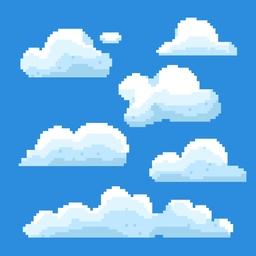
#> input picture 3 - Tri/30-10/TesteML.jpg, 256 x 256 px, shrunk from 2000 x 2000 before the run
$ python trabalho.py
#> lines starting #> are read from the running program, lines starting #| are printed output that depends on the picture
import matplotlib.pyplot as plt
import numpy as np
import cv2
from sklearn.cluster import KMeans


def load_and_preprocess_image(image_path):
    """
    Carrega imagem de arquivo
    """
    import os

    # Normaliza o caminho para o sistema operacional
    image_path = os.path.normpath(image_path)

    print(f"Tentando carregar: {image_path}")
    print(f"Arquivo existe? {os.path.exists(image_path)}")

    # Lê a imagem diretamente com cv2.imread
    im = cv2.imread(image_path)

    if im is None:
        raise ValueError(f"Não foi possível carregar a imagem: {image_path}")

    # Converte BGR para RGB
    im = cv2.cvtColor(im, cv2.COLOR_BGR2RGB)

    original_shape = im.shape
    print(f"Imagem carregada com sucesso!")
    print(f"Dimensões da imagem: {original_shape}")

    return im, original_shape


def analyze_hsv_colors(image):
    """
    Transforma imagem para HSV e analisa cores únicas
    """
    print("\n=== ANÁLISE DE CORES (HSV) ===")

    # Converte RGB para HSV
    image_hsv = cv2.cvtColor(image, cv2.COLOR_RGB2HSV)

    # Extrai o canal H (Hue - matiz/cor)
    hue_channel = image_hsv[:, :, 0]

    # Encontra cores únicas
    unique_hues = np.unique(hue_channel)

    print(f"Total de cores únicas (Hue): {len(unique_hues)}")
    print(f"Range de Hue: {unique_hues.min()} - {unique_hues.max()}")

    return image_hsv, unique_hues


def flatten_image(image):
    all_pixels = image.reshape((-1, 3))
    print(f"Total de pixels: {all_pixels.shape[0]}")

    return all_pixels


def find_optimal_k(pixels, k_range=range(2, 11)):
    """
    Encontra o melhor K usando o método do cotovelo (elbow method)
    """
    print("\n=== ENCONTRANDO MELHOR K (Elbow Method) ===")

    inertias = []
    k_values = list(k_range)

    for k in k_values:
        print(f"Testando K={k}...")
        km = KMeans(n_clusters=k, random_state=42, n_init=10)
        km.fit(pixels)
        inertias.append(km.inertia_)

    # Plota o gráfico do erro (inércia)
    plt.figure(figsize=(10, 6))
    plt.plot(k_values, inertias, 'bo-', linewidth=2, markersize=8)
    plt.xlabel('Número de Clusters (K)', fontsize=12)
    plt.ylabel('Inércia (Erro)', fontsize=12)
    plt.title('Método do Cotovelo - Encontrando o Melhor K', fontsize=14)
    plt.grid(True, alpha=0.3)
    plt.xticks(k_values)

    # Adiciona valores de inércia nos pontos
    for k, inertia in zip(k_values, inertias):
        plt.annotate(f'{inertia:.0f}',
                     xy=(k, inertia),
                     xytext=(0, 10),
                     textcoords='offset points',
                     ha='center',
                     fontsize=9)

    plt.tight_layout()
    plt.show()

    print("\nValores de inércia por K:")
    for k, inertia in zip(k_values, inertias):
        print(f"  K={k}: {inertia:.2f}")

    return k_values, inertias


def apply_kmeans(pixels, n_clusters=4):
    print(f"\nAplicando K-Means com {n_clusters} clusters...")

    km = KMeans(n_clusters=n_clusters, random_state=42)
    km.fit(pixels)

    centers = np.array(km.cluster_centers_, dtype='uint8')

    print("Cores dominantes encontradas (RGB):")
    print(centers)

    return km, centers


def plot_dominant_colors(centers):
    n_colors = len(centers)
    plt.figure(figsize=(8, 2))

    for i, color in enumerate(centers):
        plt.subplot(1, n_colors, i + 1)
        plt.axis("off")

        color_swatch = np.zeros((100, 100, 3), dtype='uint8')
        color_swatch[:, :, :] = color
        plt.imshow(color_swatch)
        plt.title(f"Cor {i+1}")

    plt.suptitle("Cores Dominantes", fontsize=14, y=1.05)
    plt.tight_layout()
    plt.show()


def segment_image(km, centers, original_shape):
    print("\nSegmentando a imagem...")

    n_pixels = original_shape[0] * original_shape[1]
    new_img = np.zeros((n_pixels, 3), dtype='uint8')

    for ix in range(n_pixels):
        new_img[ix] = centers[km.labels_[ix]]

    new_img = new_img.reshape(original_shape)

    return new_img


def plot_comparison(original_image, segmented_image, k_value):
    plt.figure(figsize=(12, 6))

    plt.subplot(1, 2, 1)
    plt.imshow(original_image)
    plt.title("Imagem Original")
    plt.axis("off")

    plt.subplot(1, 2, 2)
    plt.imshow(segmented_image)
    plt.title(f"Imagem Segmentada (K={k_value})")
    plt.axis("off")

    plt.tight_layout()
    plt.show()


def main():
    """
    Função principal seguindo os requisitos da proposta
    """
    import os

    # ====== CONFIGURAÇÕES ======
    # Usa o diretório do script para construir o caminho absoluto
    script_dir = os.path.dirname(os.path.abspath(__file__))
    IMAGE_PATH = os.path.join(script_dir, "TesteML.jpg")

    K_RANGE = range(2, 11)  # Range de K para testar

    print("=" * 60)
    print("TRABALHO: SEGMENTAÇÃO DE IMAGENS COM K-MEANS")
    print("=" * 60)

    # ====== ETAPA 1: CARREGAR IMAGEM ======
    print("\n[ETAPA 1] Carregando imagem...")
    image, original_shape = load_and_preprocess_image(IMAGE_PATH)
#> in load_and_preprocess_image, im is the input picture: shape (256, 256, 3); mean B, G, R 231.7, 175, 103.1
#| Dimensões da imagem: (256, 256, 3)
#> original_shape = (256, 256, 3)

    # ====== ETAPA 2: ANÁLISE HSV E CORES ÚNICAS ======
    print("\n[ETAPA 2] Analisando esquema de cores...")
    image_hsv, unique_hues = analyze_hsv_colors(image)
#> in analyze_hsv_colors, `image_hsv = cv2.cvtColor(image, cv2.COLOR_RGB2HSV)`: image_hsv: shape (256, 256, 3); mean H, S, V 100.2, 146.4, 231.8
#> in analyze_hsv_colors, `hue_channel = image_hsv[:, :, 0]`:
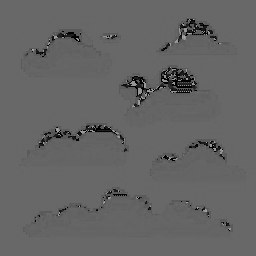
#> hue_channel: shape (256, 256); min 0, max 173, mean 100.2
#> in analyze_hsv_colors, `unique_hues = np.unique(hue_channel)`: unique_hues = 71 values from 0 to 173
#| Total de cores únicas (Hue): 71
#| Range de Hue: 0 - 173
#> unique_hues = 71 values from 0 to 173

    # Mostra a imagem original com informação de cores únicas
    plt.figure(figsize=(8, 6))
    plt.imshow(image)
    plt.title(f"Imagem Original - {len(unique_hues)} valores H únicos")
    plt.axis("off")
    plt.tight_layout()
    plt.show()

    # ====== ETAPA 3: ENCONTRAR MELHOR K ======
    print("\n[ETAPA 3] Simplificando imagem com K-Means...")

    # Achatar imagem para aplicar K-Means
    pixels = flatten_image(image)
#| Total de pixels: 65536

    # Encontra o melhor K usando elbow method
    k_values, inertias = find_optimal_k(pixels, k_range=K_RANGE)
#> after the loop in find_optimal_k, `for k in k_values:`: inertias = [36624547.1, 13487226.9, 8048781.1, 5753561.7, 3245350.6, 2337408.8, 1998730.9, 1824652.7, 1695206.9]
#> the loop in find_optimal_k, `for k, inertia in zip(k_values, inertias):` made 9 passes
#> inertia on passes 1 to 9: 36624547.1, 13487226.9, 8048781.1, 5753561.7, 3245350.6, 2337408.8, 1998730.9, 1824652.7, 1695206.9
#> in find_optimal_k, `plt.show()`:
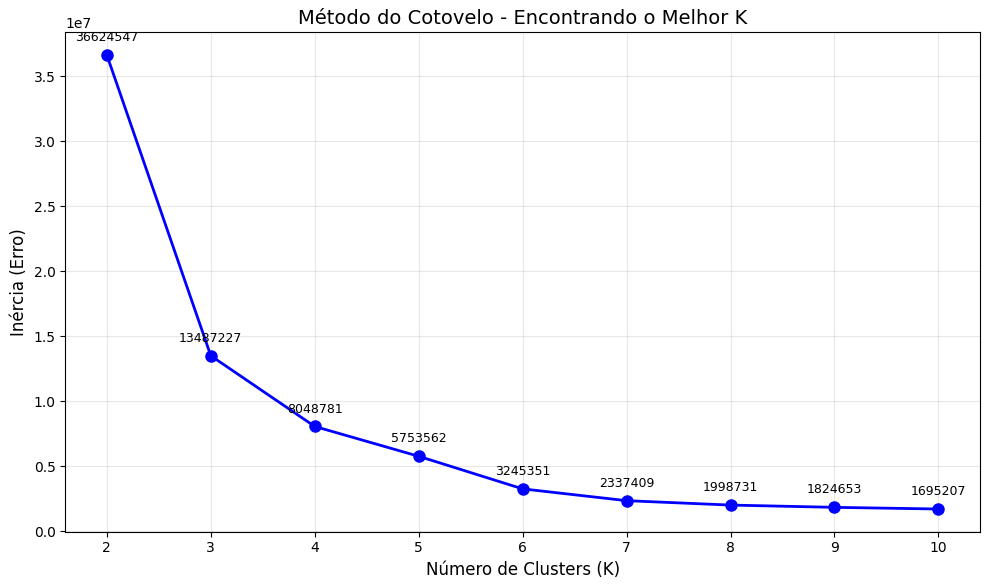
#> figure drawn by matplotlib, 1 panel
#> k_values = [2, 3, 4, 5, 6, 7, 8, 9, 10]

    # Solicita ao usuário o melhor K (baseado no gráfico)
    print("\n" + "=" * 60)
    print("Analisando o gráfico acima, escolha o melhor valor de K")
    print("(procure pelo 'cotovelo' na curva)")
    best_k = int(input("Digite o melhor K: "))
#> the answer given: 3

    # ====== ETAPA 4: GERAR IMAGEM FINAL COM MELHOR K ======
    print(f"\n[ETAPA 4] Gerando imagem final com K={best_k}...")

    # Aplica K-Means com o melhor K
    km, centers = apply_kmeans(pixels, n_clusters=best_k)
#> centers = [[45, 141, 221], [178, 223, 248], [236, 249, 253]]

    # Plota cores dominantes
    plot_dominant_colors(centers)
#> in plot_dominant_colors, `n_colors = len(centers)`: n_colors = 3
#> the loop in plot_dominant_colors, `for i, color in enumerate(centers):` made 3 passes
#> after the loop in plot_dominant_colors, `for i, color in enumerate(centers):`:
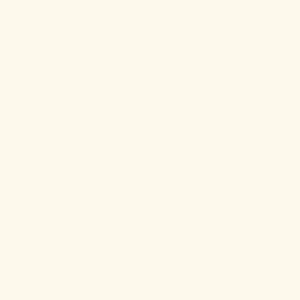
#> color_swatch: shape (100, 100, 3) (shown 3 times larger); mean of channels 0, 1, 2 236, 249, 253; drawn as B, G, R
#> in plot_dominant_colors, `plt.show()`:
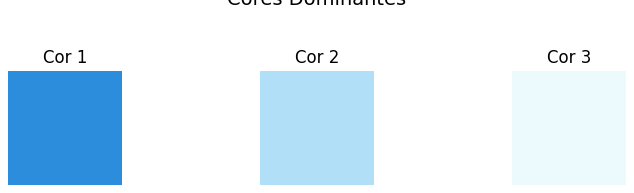
#> figure drawn by matplotlib, 3 panels

    # Segmenta imagem
    segmented_image = segment_image(km, centers, original_shape)
#> in segment_image, `n_pixels = original_shape[0] * original_shape[1]`: n_pixels = 65536
#> in segment_image, `new_img = new_img.reshape(original_shape)`:
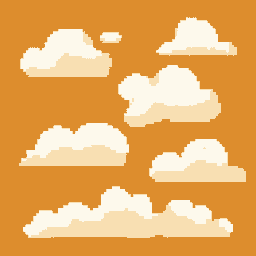
#> new_img: shape (256, 256, 3); mean of channels 0, 1, 2 102.7, 174.7, 231.4; drawn as B, G, R

    # Plota comparação final
    plot_comparison(image, segmented_image, best_k)

    print("\n" + "=" * 60)
    print("SEGMENTAÇÃO CONCLUÍDA COM SUCESSO!")
    print(f"Imagem simplificada usando {best_k} cores")
    print("=" * 60)


if __name__ == "__main__":
    main()
